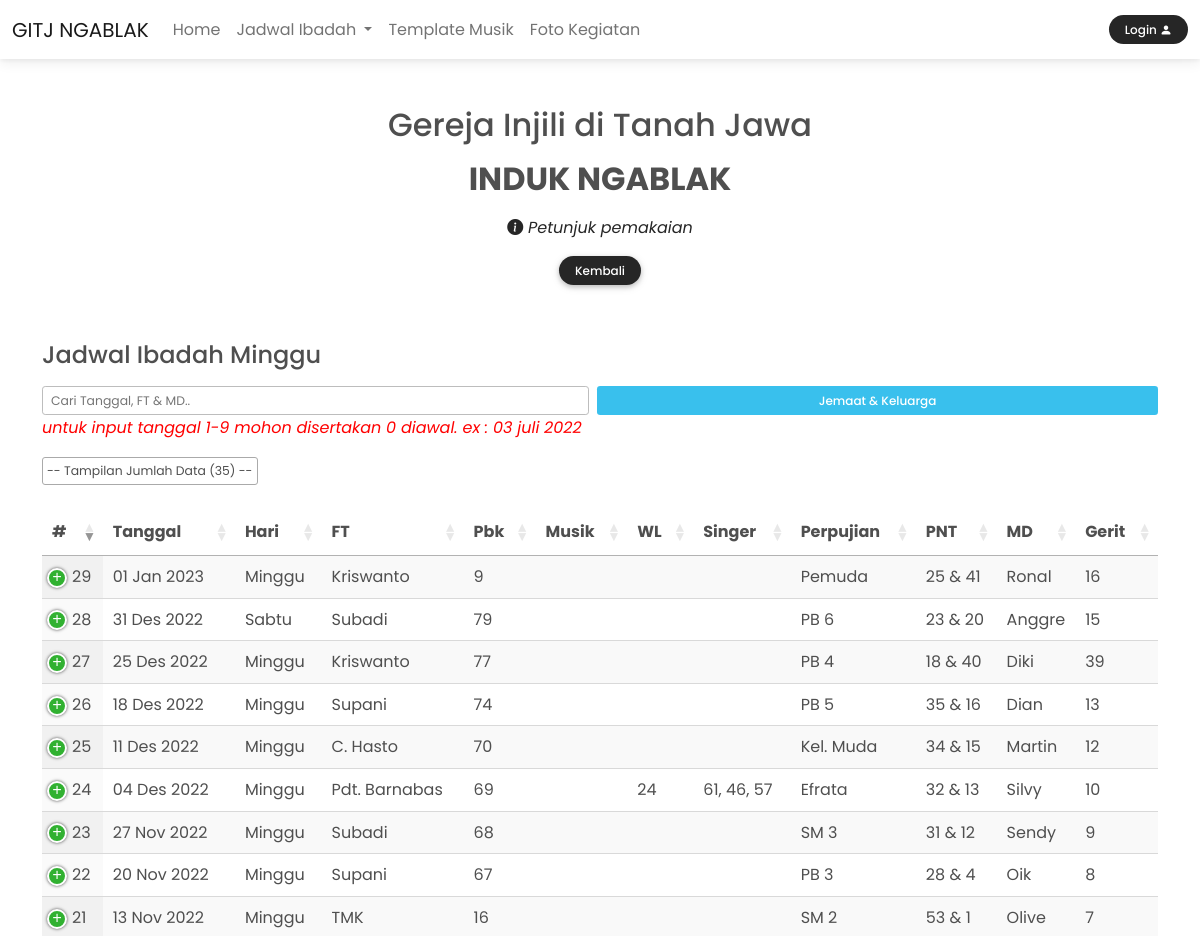
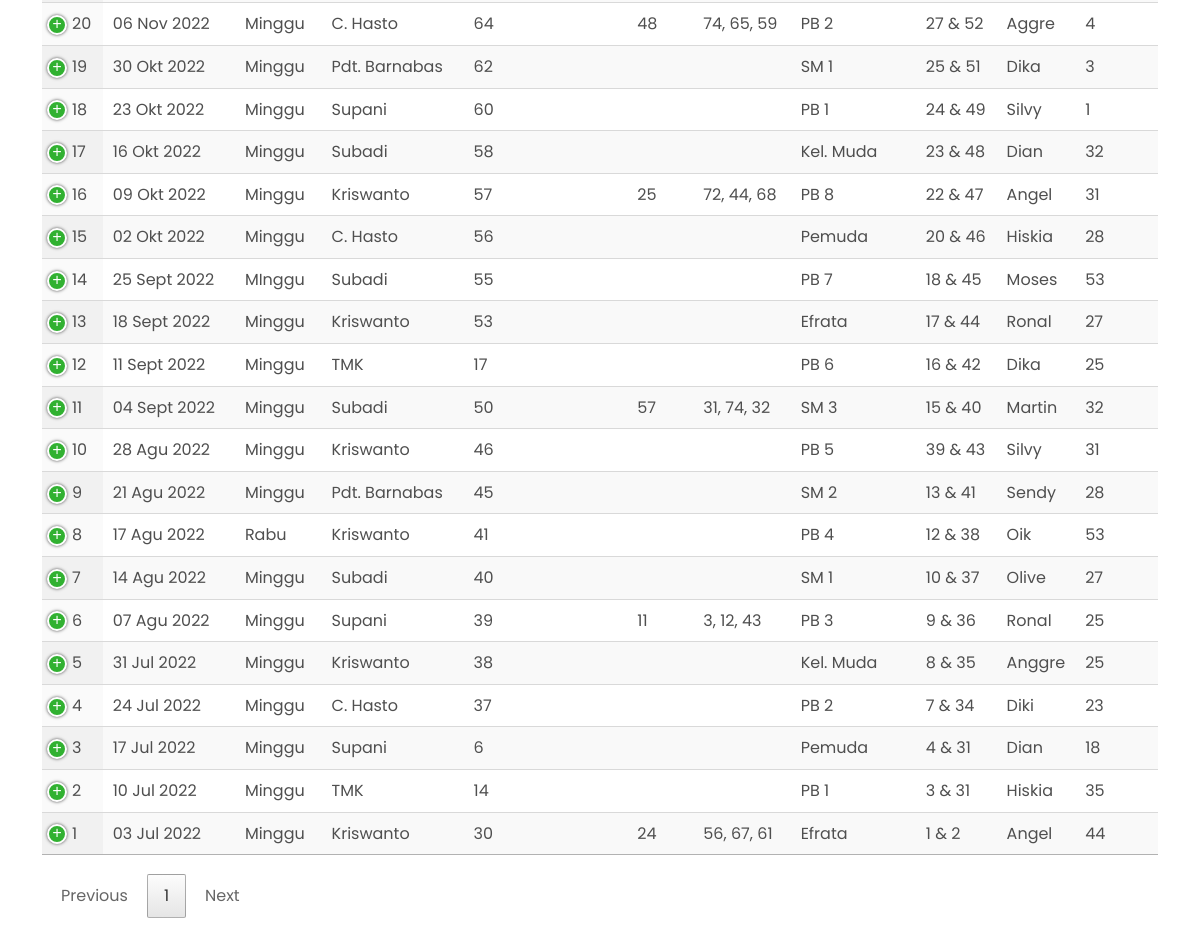
The page /penjadwalan/ngm_home.php on the database its author committed (2 pictures, top to bottom).
### tables this page shows
CREATE TABLE `ngm` (
  `id_ngm` int(11) NOT NULL,
  `hari` varchar(20) NOT NULL,
  `tanggal` date NOT NULL,
  `kd_ft` varchar(10) NOT NULL,
  `pambuka` varchar(10) NOT NULL,
  `musik` varchar(10) NOT NULL,
  `wl` varchar(10) NOT NULL,
  `singer1` varchar(10) NOT NULL,
  `singer2` varchar(10) NOT NULL,
  `singer3` varchar(10) NOT NULL,
  `perpujian` varchar(20) NOT NULL,
  `pnt1` varchar(10) NOT NULL,
  `pnt2` varchar(10) NOT NULL,
  `md` varchar(10) NOT NULL,
  `gerit` varchar(10) NOT NULL,
  `giling` varchar(10) NOT NULL,
  `keterangan` text NOT NULL
);

CREATE TABLE `ngm_jmt` (
  `id_jmt` int(11) NOT NULL,
  `kd_jmt` varchar(10) NOT NULL,
  `nama_jmt` varchar(40) NOT NULL
);

### koneksi.php (called while the page is built, shortened)
<?php
$servername = "localhost";
$username = "root";
$password = "";
$db = "gitjngablak";
$conn = mysqli_connect($servername,$username,$password,$db);
function query($query) {
    global $conn;
    $result = mysqli_query($conn, $query);
    $rows = [];
    while($row = mysqli_fetch_assoc($result)) {
        $rows[] = $row;
    }
    return $rows;
}
?>

### penjadwalan/komponen/fungsi_ibadah.php (called while the page is built, shortened)
<?php
require '../koneksi.php';
function tanggal($tanggal) {
    switch (date('m', strtotime($tanggal))) {
        case '01':
            $bulan = 'Jan';
            break;
        case '07':
            $bulan = 'Jul';
            break;
        case '08':
            $bulan = 'Agu';
            break;
        case '09':
            $bulan = 'Sept';
            break;
        case '10':
            $bulan = 'Okt';
            break;
        case '11':
            $bulan = 'Nov';
            break;
        case '12':
            $bulan = 'Des';
            break;
    }
    return date('d', strtotime($tanggal)). ' '. $bulan. ' '. date('Y', strtotime($tanggal));
}
function ngm_nama($firman) {
    $jmt = query("SELECT * FROM ngm_jmt");
    foreach($jmt as $row) :
        if($row["kd_jmt"] === $firman) {
            $ft_n = $row["nama_jmt"];
        }
    endforeach;
    if(isset($ft_n)) {
        $ft = $ft_n;
    } else {
        global $ft;
        $ft = "$firman - No data";
    }
}
?>

### penjadwalan/ngm_home.php (the view, shortened to what this page needs)
<?php
require 'komponen/fungsi_ibadah.php';
$ngm = query("SELECT * FROM ngm");
?>
<!DOCTYPE html>
<html lang="en">
<head>
    <link href="../assets/datatable/css/jquery.dataTables.min.css" rel="stylesheet">
    <link href="../assets/datatable/css/responsive.dataTables.min.css" rel="stylesheet">
    <link href="css/ngm.css" rel="stylesheet">
    <link href="../assets/css/mdb.min.css" rel="stylesheet">
    <link href="../assets/bootstrap-icons/bootstrap-icons.css" rel="stylesheet">
</head>
<body>
<?php require 'komponen/header.php'; ?>
  <div id="intro" class="p-5 text-center">
    <h1 class="mb-3 h2">Gereja Injili di Tanah Jawa</h1>
    <h1 class="mb-3 h2"><strong>INDUK NGABLAK</strong></h1>
    <div class="container">
      <div class="mb-3">
        <p>
            <a
            tabindex="0"
            class="bi bi-info-circle-fill text-dark fst-italic petunjuk"
            role="button"
            data-mdb-toggle="popover"
            data-mdb-trigger="focus"
            title="Petunjuk"
            data-mdb-content="
            Ketikan keyword di form input seperti Pembawa Firman Tuhan, Tanggal dan MD. Klik tombol hijau dengan ikon cross
            untuk melihat semua kolom, dan klik tombol detail untuk melihat jadwal ibadah beserta nama (bukan kode). Klik tombol
            Jemaat & keluarga untuk melihat data yang berisi kode dan nama jemaat & keluarga."> Petunjuk pemakaian
            </a>
        </p>
      </div>
    </div>
    <a href="../">
      <button class="btn btn-sm btn-dark btn-rounded text-capitalize">Kembali</button>
    </a>
  </div>
  <main class="my-2">
    <div class="container">
      <section class="mb-6">
        <h4 class="mb-3">Jadwal Ibadah Minggu</h4>
        <div class="container">
          <div class="row">
            <input class="form-control form-control-sm col me-2" type="text" id="searchbox" placeholder="Cari Tanggal, FT & MD..">
            <a href="ngm_jmt_kel.php" class="btn btn-sm btn-info col shadow-0 text-capitalize">
              Jemaat & Keluarga
            </a>
          </div>
        </div>
        <p class="ex">untuk input tanggal 1-9 mohon disertakan 0 diawal. ex : 03 juli 2022</p>
            <table id="tabel_ibd" class="display nowrap" style="width:100%">
                <thead>
                    <tr>
                      <th>#</th>
                      <th>Tanggal</th>
                      <th>Hari</th>
                      <th>FT</th>
                      <th>Pbk</th>
                      <th>Musik</th>
                      <th>WL</th>
                      <th>Singer</th>
                      <th>Perpujian</th>
                      <th>PNT</th>
                      <th>MD</th>
                      <th>Gerit</th>
                    </tr>
                </thead>
                <tbody>
                <?php foreach($ngm as $row) : ?>
                  <?php ngm_nama($row["kd_ft"]); ?>
                  <?php $tgl = tanggal(date($row['tanggal'])) ?>
                    <tr>
                        <td><?= $row['id_ngm']?></td>
                        <td><?= $tgl?></td>
                        <td><?= $row['hari']?></td>
                        <td><?= $ft?></td>
                        <td><?= $row['pambuka']?></td>
                        <td><?= $row['musik']?></td>
                        <td><?= $row['wl']?></td>
                        <?php if($row['singer1'] != "") : ?>
                          <td><?= $row['singer1']?>, <?= $row['singer2']?>, <?= $row['singer3']?></td>
                        <?php else : ?>
                          <td></td>
                        <?php endif; ?>
                        <td><?= $row['perpujian']?></td>
                        <td><?= $row['pnt1']?> & <?= $row['pnt2']?></td>
                        <td><?= $row['md']?></td>
                        <td><?= $row['gerit']?></td>
                    </tr>
                <?php endforeach; ?>
                </tbody>
            </table>
      </section>
    </div>
  </main>
</body>
</html>

### penjadwalan/komponen/header.php (shortened to what this page needs)
<nav class="navbar navbar-expand-lg navbar-light bg-white fixed-top">
  <div class="container-fluid">
    <a class="navbar-brand" href="#!">
      <span class="logo">GITJ NGABLAK</span>
    </a>
    <div class="collapse navbar-collapse" id="navbarExample01">
      <ul class="navbar-nav me-auto mb-2 mb-lg-0">
        <li class="nav-item active">
          <a class="nav-link" aria-current="page" href="../">Home</a>
        </li>
        <li class="nav-item dropdown">
          <a class="nav-link dropdown-toggle" href="#" id="navbarDropdownMenuLink" role="button" data-mdb-toggle="dropdown" aria-expanded="false">
            Jadwal Ibadah
          </a>
        </li>
        <li class="nav-item">
          <a class="nav-link" href="#!">Template Musik</a>
        </li>
        <li class="nav-item">
          <a class="nav-link" href="#!">Foto Kegiatan</a>
        </li>
      </ul>
      <ul class="navbar-nav d-flex flex-row">
        <li class="nav-item me-3 me-lg-0">
          <a class="btn btn-sm btn-dark btn-rounded shadow-0 text-capitalize" href="../login.php">Login <i class="bi bi-person-fill"></i></a>
        </li>
      </ul>
    </div>
  </div>
</nav>

### penjadwalan/css/ngm.css (style rules this page uses)
* { font-family: 'Poppins', sans-serif; }
.ex { font-style: italic; color : red; }
#intro { margin-top: 58px; }

### rows shown on the page
ngm: id_ngm "1", tanggal "03 Jul 2022", hari "Minggu", ngm_jmt.nama_jmt "Kriswanto", pambuka "30", wl "24", singer1 "56", singer2 "67", singer3 "61", perpujian "Efrata", pnt1 "1", pnt2 "2", md "Angel", gerit "44"
ngm: id_ngm "2", tanggal "10 Jul 2022", hari "Minggu", pambuka "14", perpujian "PB 1", pnt1 "3", pnt2 "31", md "Hiskia", gerit "35"
ngm_jmt: nama_jmt "TMK"
ngm: id_ngm "3", tanggal "17 Jul 2022", hari "Minggu", pambuka "6", perpujian "Pemuda", pnt1 "4", pnt2 "31", md "Dian", gerit "18"
ngm_jmt: nama_jmt "Supani"
ngm: id_ngm "4", tanggal "24 Jul 2022", hari "Minggu", pambuka "37", perpujian "PB 2", pnt1 "7", pnt2 "34", md "Diki", gerit "23"
ngm_jmt: nama_jmt "C. Hasto"
ngm: id_ngm "5", tanggal "31 Jul 2022", hari "Minggu", pambuka "38", perpujian "Kel. Muda", pnt1 "8", pnt2 "35", md "Anggre", gerit "25"
ngm_jmt: nama_jmt "Kriswanto"
ngm: id_ngm "6", tanggal "07 Agu 2022", hari "Minggu", pambuka "39", wl "11", singer1 "3", singer2 "12", singer3 "43", perpujian "PB 3", pnt1 "9", pnt2 "36", md "Ronal", gerit "25"
ngm: id_ngm "7", tanggal "14 Agu 2022", hari "Minggu", pambuka "40", perpujian "SM 1", pnt1 "10", pnt2 "37", md "Olive", gerit "27"
ngm_jmt: nama_jmt "Subadi"
ngm: id_ngm "8", tanggal "17 Agu 2022", hari "Rabu", pambuka "41", perpujian "PB 4", pnt1 "12", pnt2 "38", md "Oik", gerit "53"
ngm: id_ngm "9", tanggal "21 Agu 2022", hari "Minggu", pambuka "45", perpujian "SM 2", pnt1 "13", pnt2 "41", md "Sendy", gerit "28"
ngm_jmt: nama_jmt "Pdt. Barnabas"
ngm: id_ngm "10", tanggal "28 Agu 2022", hari "Minggu", pambuka "46", perpujian "PB 5", pnt1 "39", pnt2 "43", md "Silvy", gerit "31"
ngm: id_ngm "11", tanggal "04 Sept 2022", hari "Minggu", pambuka "50", wl "57", singer1 "31", singer2 "74", singer3 "32", perpujian "SM 3", pnt1 "15", pnt2 "40", md "Martin", gerit "32"
ngm: id_ngm "12", tanggal "11 Sept 2022", hari "Minggu", pambuka "17", perpujian "PB 6", pnt1 "16", pnt2 "42", md "Dika", gerit "25"
ngm: id_ngm "13", tanggal "18 Sept 2022", hari "Minggu", pambuka "53", perpujian "Efrata", pnt1 "17", pnt2 "44", md "Ronal", gerit "27"
ngm: id_ngm "14", tanggal "25 Sept 2022", hari "MInggu", pambuka "55", perpujian "PB 7", pnt1 "18", pnt2 "45", md "Moses", gerit "53"
ngm: id_ngm "15", tanggal "02 Okt 2022", hari "Minggu", pambuka "56", perpujian "Pemuda", pnt1 "20", pnt2 "46", md "Hiskia", gerit "28"
ngm: id_ngm "16", tanggal "09 Okt 2022", hari "Minggu", pambuka "57", wl "25", singer1 "72", singer2 "44", singer3 "68", perpujian "PB 8", pnt1 "22", pnt2 "47", md "Angel", gerit "31"
ngm: id_ngm "17", tanggal "16 Okt 2022", hari "Minggu", pambuka "58", perpujian "Kel. Muda", pnt1 "23", pnt2 "48", md "Dian", gerit "32"
ngm: id_ngm "18", tanggal "23 Okt 2022", hari "Minggu", pambuka "60", perpujian "PB 1", pnt1 "24", pnt2 "49", md "Silvy", gerit "1"
ngm: id_ngm "19", tanggal "30 Okt 2022", hari "Minggu", pambuka "62", perpujian "SM 1", pnt1 "25", pnt2 "51", md "Dika", gerit "3"
ngm: id_ngm "20", tanggal "06 Nov 2022", hari "Minggu", pambuka "64", wl "48", singer1 "74", singer2 "65", singer3 "59", perpujian "PB 2", pnt1 "27", pnt2 "52", md "Aggre", gerit "4"
ngm: id_ngm "21", tanggal "13 Nov 2022", hari "Minggu", pambuka "16", perpujian "SM 2", pnt1 "53", pnt2 "1", md "Olive", gerit "7"
ngm: id_ngm "22", tanggal "20 Nov 2022", hari "Minggu", pambuka "67", perpujian "PB 3", pnt1 "28", pnt2 "4", md "Oik", gerit "8"
ngm: id_ngm "23", tanggal "27 Nov 2022", hari "Minggu", pambuka "68", perpujian "SM 3", pnt1 "31", pnt2 "12", md "Sendy", gerit "9"
ngm: id_ngm "24", tanggal "04 Des 2022", hari "Minggu", pambuka "69", wl "24", singer1 "61", singer2 "46", singer3 "57", perpujian "Efrata", pnt1 "32", pnt2 "13", md "Silvy", gerit "10"
ngm: id_ngm "25", tanggal "11 Des 2022", hari "Minggu", pambuka "70", perpujian "Kel. Muda", pnt1 "34", pnt2 "15", md "Martin", gerit "12"
ngm: id_ngm "26", tanggal "18 Des 2022", hari "Minggu", pambuka "74", perpujian "PB 5", pnt1 "35", pnt2 "16", md "Dian", gerit "13"
ngm: id_ngm "27", tanggal "25 Des 2022", hari "Minggu", pambuka "77", perpujian "PB 4", pnt1 "18", pnt2 "40", md "Diki", gerit "39"
ngm: id_ngm "28", tanggal "31 Des 2022", hari "Sabtu", pambuka "79", perpujian "PB 6", pnt1 "23", pnt2 "20", md "Anggre", gerit "15"
ngm: id_ngm "29", tanggal "01 Jan 2023", hari "Minggu", pambuka "9", perpujian "Pemuda", pnt1 "25", pnt2 "41", md "Ronal", gerit "16"
